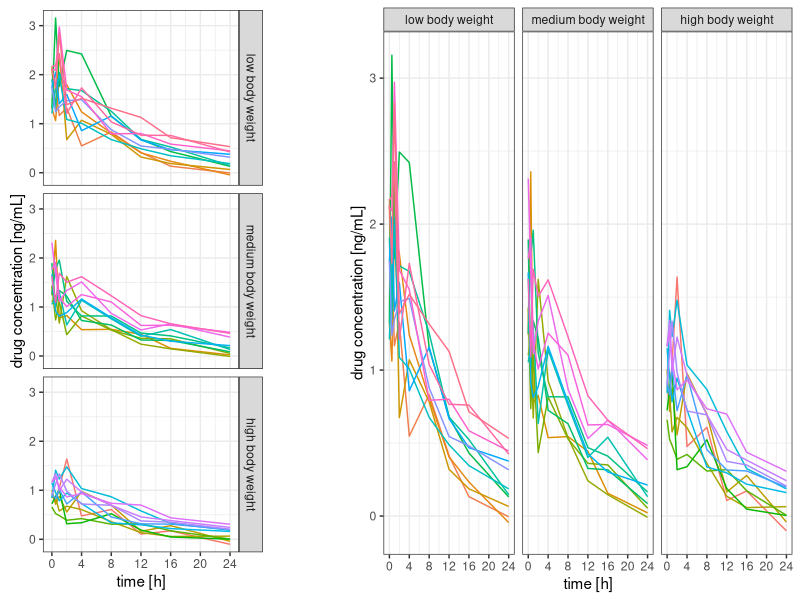
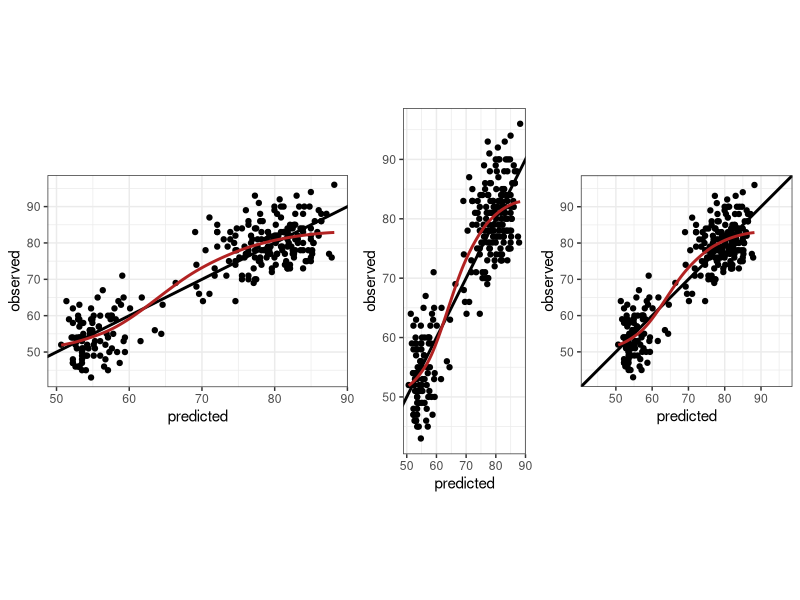
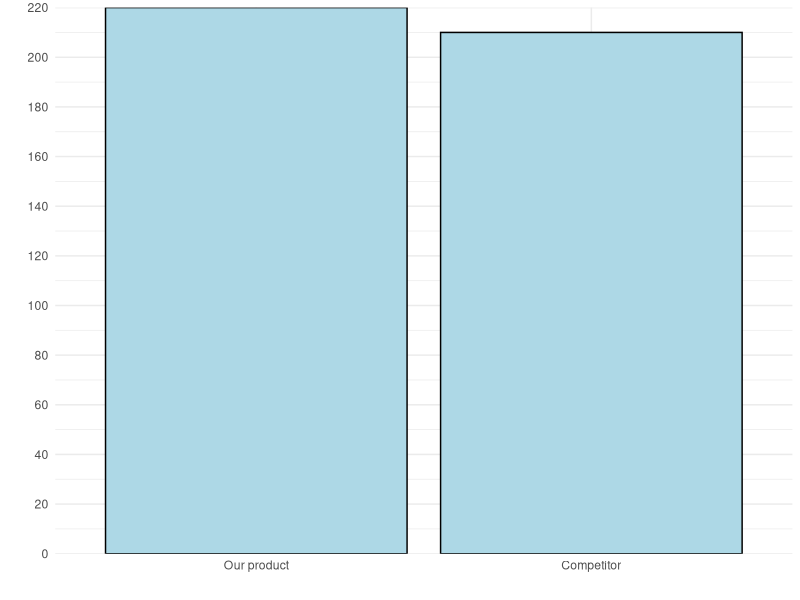
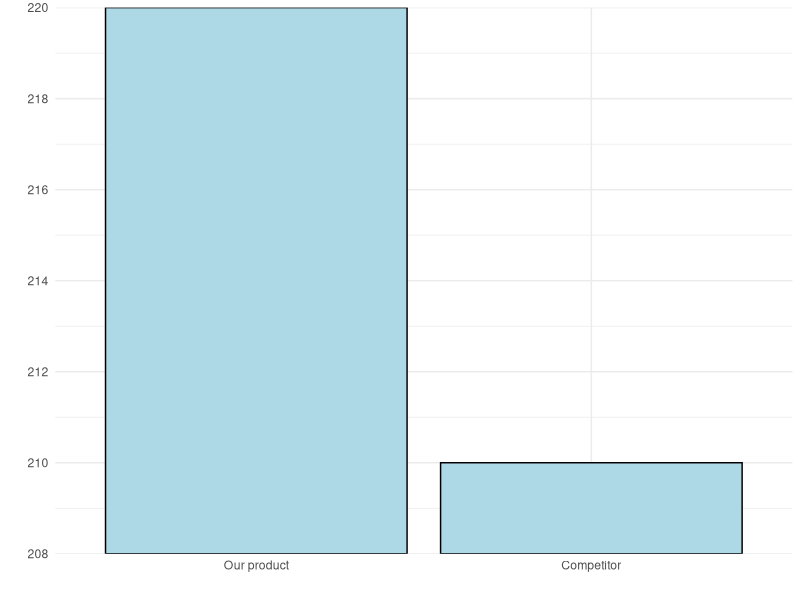
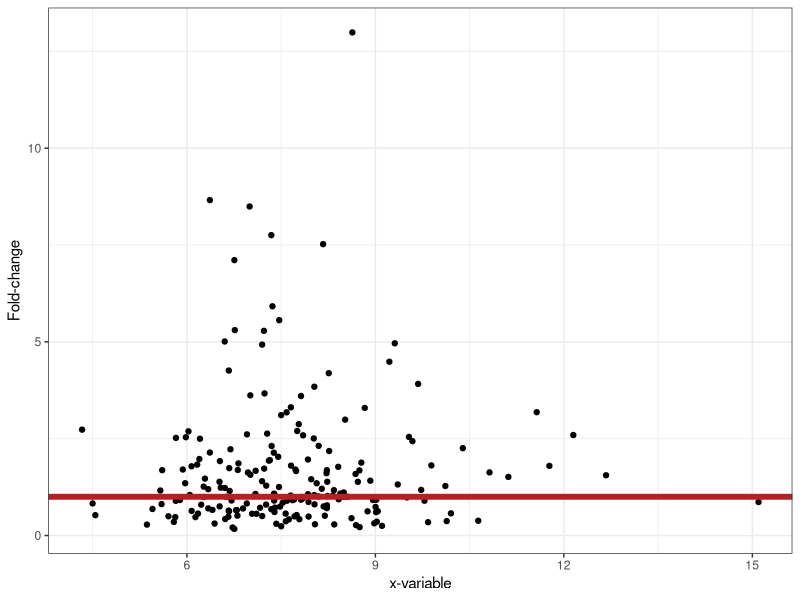
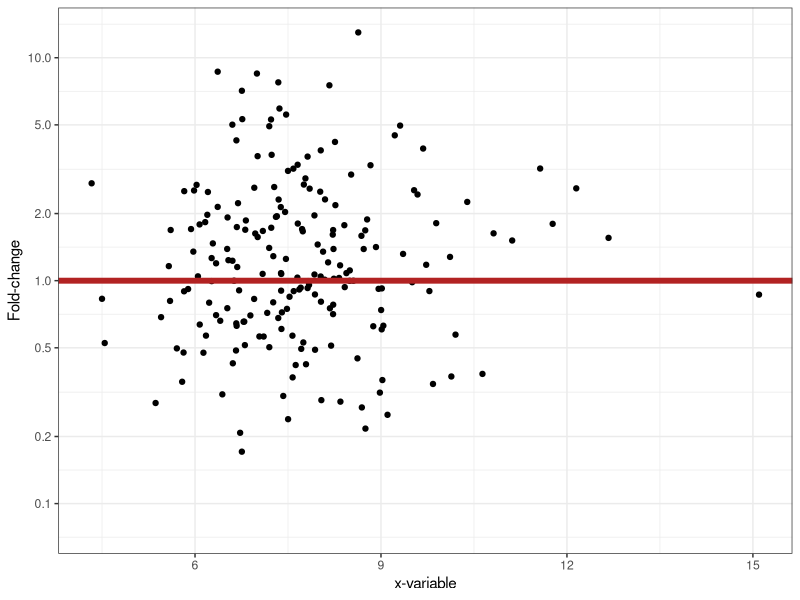
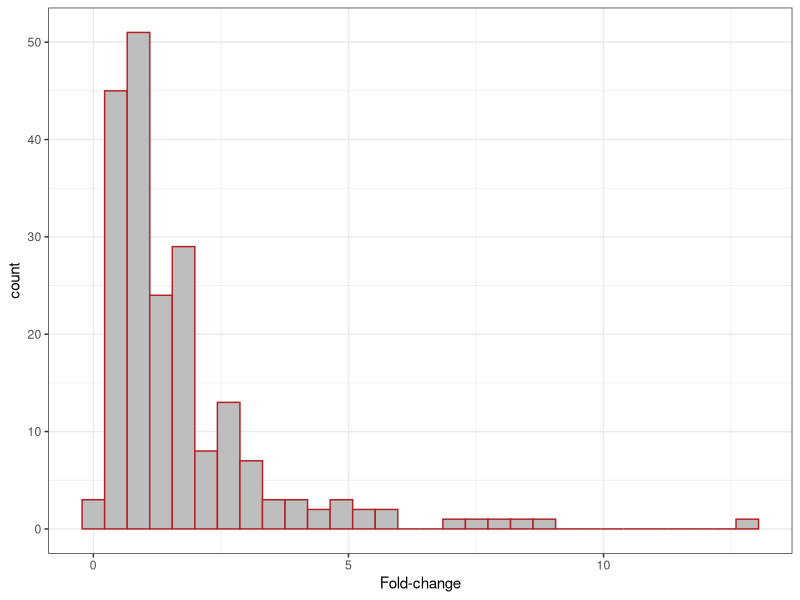
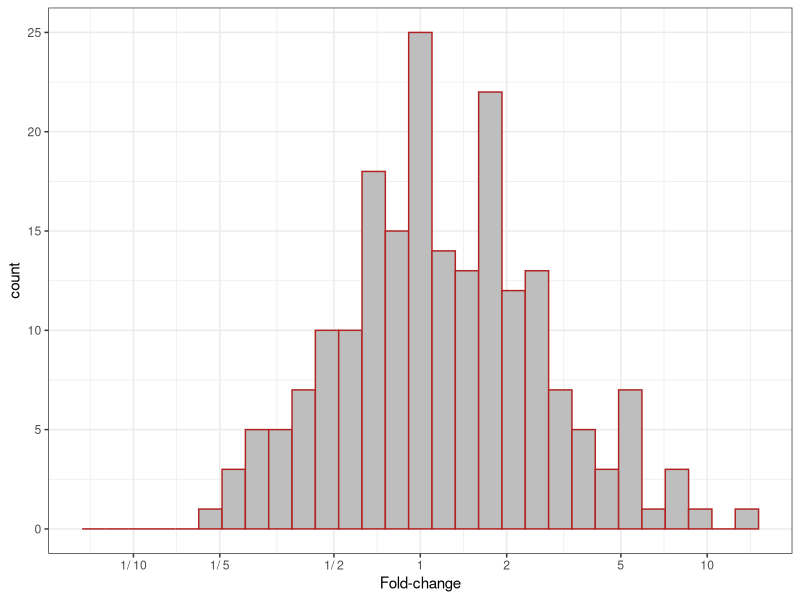

Generate these figures, in order, with R:
## ---- chunk 1
# ---
# Data set creation.

set.seed(93384)

time <- c(0, 0.5, 1, 2, 4, 8, 12, 16, 24)
n <- 32 # no of subjects

data <- expand.grid(ID = 1:n, time = time)

bw <- data.frame(
  ID = sort(unique(data$ID)),
  bw = rlnorm(n, log(75), sdlog = 0.25)
)

bw$bw.category <- cut(bw$bw,
  breaks = quantile(bw$bw, c(0, 0.33, 0.66, 1)),
  labels = paste(c("low", "medium", "high"), "body weight"),
  include.lowest = TRUE
)

data <- merge(data, bw)

data <- data[order(data$ID, data$time), ]

# Simulate drug concentrations as a function of body weight.
data$conc <- 100 / (data$bw^1.0) * exp(-0.085 * data$time) *
  rlnorm(nrow(data), sdlog = 0.25) + # res. error
  (data$ID - mean(data$ID)) / mean(data$ID) / 4 # r. eff

# ---
# Visualisation.
library(ggplot2)

gg <- list()

data$ID <- factor(data$ID)

gg[["3x1"]] <- ggplot(data, aes(x = time, y = conc, group = ID, color = ID)) +
  geom_line()
gg[["3x1"]] <- gg[["3x1"]] + scale_x_continuous(breaks = seq(0, 24, by = 4))
gg[["3x1"]] <- gg[["3x1"]] + theme_bw() + 
  xlab("time [h]") + 
  ylab("drug concentration [ng/mL]")
gg[["3x1"]] <- gg[["3x1"]] + facet_grid(bw.category ~ .)
gg[["3x1"]] <- gg[["3x1"]] + theme(legend.position = "none")

gg[["1x3"]] <- gg[["3x1"]] + facet_grid(. ~ bw.category)

# Add space to the rhs of the first figure for better separation in the cowplot.
gg[["3x1"]] <- gg[["3x1"]] + 
  theme(plot.margin = unit(c(0.5, 4, 0.5, 0.5), "lines"))

# Both figures into a single output figure.
library(cowplot)
plot_grid(gg[[1]], gg[[2]], rel_widths = c(1.5, 2))
## ---- chunk 2
#| message: false
#| warning: false
# Observed vs predicted (any data with comparable x and y will do).

# ---
# Data set.
# Old Faithful Geyser (Yellowstone) data set with eruption duration
#   and waiting time to the next eruption (both in minutes).
data <- data.frame(
  x = faithful$eruptions,
  y = faithful$waiting
)

# ---
# Regression model fit.
fit <- lm(y ~ x, data = data)

# Addition of predicted values to the data set.
data$pred <- predict(fit)

# Range of y and y predicted combined.
r <- range(unlist(data[c("y", "pred")]))

# ---
# Plotting.

library(ggplot2)

gg <- ggplot(data, aes(x = pred, y = y))

# Adding the line of identity, y = x
# (note: plotting it first will add points on top).
gg <- gg + geom_abline(intercept = 0, slope = 1, color = "black", linewidth = 1)

# Adding points, removing grey background.
gg <- gg + geom_point() + theme_bw()

# Adding regression fit (local smoother, loess) of y~x.
gg <- gg + geom_smooth(method = "loess", color = "firebrick", se = FALSE)

# Adding axis labels.
gg <- gg + xlab("predicted") + ylab("observed")

# Aspect ratios are commonly not fixed but adapted to figure size.
#   With dynamic displays, the point of different perception
#   might not be obvious depending on the figure/screen size.
#   To make that point independent of figure height and width,
#     the aspect ratio is fixed in this example.
gg <- gg + coord_fixed(ratio=0.5)

# Copy the figure and fix the aspect ratio to 2, i.e., 
#   one pixel in x corresponds to 2 pixels in y.
gg2 <- gg + coord_fixed(ratio=2)

# Setting the aspect ratio to 1 (1 unit in x and y 
#   corresponds to the same number of pixels) and 
#   setting axis limits to be identical.
gg3 <- gg + coord_fixed(ratio=1, xlim=r, ylim=r)

# Cow (column-wise) plot, combine all figures into one.
library(cowplot)
plot_grid(gg, gg2, gg3, rel_widths = c(4, 2, 3), nrow = 1)
## ---- chunk 3
#| code-fold: true
#| layout-ncol: 2

library(ggplot2)
plot_data <- data.frame(
  type = factor(
    c("Our product", "Competitor"),
    levels = c("Our product", "Competitor")
  ),
  value = c(220, 210)
)

# Original plot
ggplot(plot_data) +
  geom_col(
    mapping = aes(x = type, y = value),
    fill = "lightblue",
    colour = "black"
  ) +
  scale_y_continuous(breaks = seq(0, 220, by = 20), expand = c(0, 0)) +
  labs(x = "", y = "") +
  theme_minimal()

# Offset the y axis
offset <- 208
ggplot(plot_data) +
  geom_col(
    mapping = aes(x = type, y = value - offset),
    fill = "lightblue",
    colour = "black"
  ) +
  scale_y_continuous(
    breaks = seq(0, 14, by = 2),
    labels = seq(0 + offset, 14 + offset, by = 2),
    expand = c(0, 0)
  ) +
  labs(x = "", y = "") +
  theme_minimal()
## ---- chunk 4
#| code-fold: true
#| warning: false
#| message: false
#| layout-ncol: 2
# Naïve plot of y vs x. If there is no change (on average),
# half the data are below the line of no change.
# Asymmetric view, and it depends on y/x or x/y.

set.seed(33838)
x <- data.frame(
  x = rlnorm(200, 2, 0.2),
  y = rlnorm(200, 0.2, 0.75)
)
# Add an outlier manually.
x <- rbind(x, data.frame(x = quantile(x$x, 0.8), y = max(x$y) * 1.5))

# ---
# Plotting.

library(ggplot2)
# Scatterplot of y vs x.
gg <- ggplot(x, aes(x = x, y = y)) +
  geom_point() +
  theme_bw()
gg <- gg + geom_hline(yintercept = 1, color = "firebrick", linewidth = 2)
gg <- gg + xlab("x-variable") + ylab("Fold-change")
gg

# Logarithmic axes, symmetric range (!):
xbr <- c(1 / 10, 1 / 5, 1 / 2, 1, 2, 5, 10)
gg <- gg + scale_y_continuous(
  breaks = xbr, trans = "log10",
  limits = max(abs(x$y))^c(-1, 1)
)
gg

# Second axis:
gg <- gg + scale_y_continuous(
  breaks = xbr,
  labels = paste(100 * xbr, "%", sep = ""),
  trans = "log10",
  limits = max(abs(x$y))^c(-1, 1),
  sec.axis = sec_axis(
    trans = ~ . * 1, breaks = xbr,
    labels = ifelse(xbr < 1, paste("1/", 1 / xbr, sep = ""), xbr)
  )
)

# ---
# Univariate distribution (histogram).

gg <- ggplot(x, aes(x = y)) +
  theme_bw() +
  xlab("Fold-change")
gg <- gg + geom_histogram(color = "firebrick", fill = "gray")
gg

# Symmetric range, log scale.
gg <- gg + scale_x_continuous(
  breaks = xbr,
  labels = ifelse(xbr < 1, paste("1/", 1 / xbr), xbr),
  trans = "log10",
  limits = max(abs(x$x))^c(-1, 1)
)
gg
## ---- chunk 5
# ---
# EU stock markets, year and indices DAX, SMI, CAC, and FTSE.

# Store graphics into a list.
gg.list <- list()

# Prepare the data set (reformat EuStockMarkets that comes with R).
x <- EuStockMarkets
df <- data.frame(
  time = as.vector(time(x)),
  index = rep(colnames(x), rep(nrow(x), ncol(x))),
  value = as.vector(x),
  stringsAsFactors = TRUE
)
df$index2 <- df$index # For use with labels later.

library(ggplot2)

# Standard layout and legend.
gg <- ggplot(df, aes(x = time, y = value, group = index, color = index, label = index2))
gg <- gg + geom_line() + theme_bw()

# Nicer axis tick mark settings.
ax <- pretty(df$time, n = 10)
gg <- gg + scale_x_continuous(limits = range(ax), breaks = ax)
gg <- gg + xlab("year") + ylab("Stock index")

gg.list[[1]] <- gg

# Use the last element of each time series for x,y of the label.
# Use that the last element is the first element of the reversed order,
#   and extract the first element per index by using !duplicated.
y <- df[rev(order(df$time)), ] # descending in time.
y <- y[!duplicated(y$index), ] # first entry per index
y$index2 <- y$index # Create a copy that contains formatted strings.
levels(y$index2)[levels(y$index2) == "FTSE"] <- "\n\nFTSE"
# Add a newline to separate FTSE from DAX.
# Note that the factor level is modified, not the data.

# Drop the legend, move labels into figure.
gg <- gg + geom_text(data = y, hjust = "left", nudge_x = 0.1)
# aes as before, nudge adds space on the lhs.
gg <- gg + theme(legend.position = "none")
gg.list[[2]] <- gg

# ---
# Both figures into a single output figure.

library(cowplot)
plot_grid(gg.list[[1]], gg.list[[2]], rel_widths = c(2.25, 2))
## ---- chunk 6
# Store figures into a list.
gg.list <- list()

library(ggplot2)

x <- mpg # miles per gallon data set.
x$car <- paste(x$manufacturer, x$model)

gg <- ggplot(x, aes(x = car, y = hwy, group = car))
gg <- gg + geom_boxplot() + theme_bw() + xlab("Miles per gallon (highway)")
gg.list[["vertical orientation"]] <- gg

gg.list[["horizontal orientation"]] <- gg + coord_flip()

# ---
# Both figures into a single output figure.

library(cowplot)
plot_grid(gg.list[[1]], gg.list[[2]], rel_widths = c(2, 2.5))
## ---- chunk 7
#| fig-height: 3
# Function for data set generation.
make.data <- function(
    x = c(0, 0.5, 1, 2, 4, 8, 12, 16, 24),
    y = exp(-0.2 * x) - exp(-0.21 * x),
    sd = 0.25, # std dev of y
    seed = 4384590,
    n = 50) {
  # Setting the random number seed for reproducibility.
  set.seed(seed)
  # Creation of x- and y-variables.
  x2 <- rep(x, n)
  y2 <- NULL
  for (i in 1:n) {
    y2 <- c(y2, y * (2 * (n / 4 - i)) + rlnorm(length(y), sd = sd))
  }

  # Creation of an identifier for each profile.
  ID <- factor(rep(1:n, rep(length(y), n)))

  # Composition of the data set.
  df <- data.frame(PD = 100 * y2, time = x, ID = ID)

  # Addition of a baseline variable.
  BL <- df[df$time == 0, c("ID", "PD")]
  names(BL) <- c("ID", "BL")
  df <- merge(df, BL)

  # Addition of change from baseline.
  df$Change <- df$PD - df$BL

  # Definition of treatment.
  df$trt <- ifelse(df$BL > mean(df$BL), "active", " placebo")

  return(df)
}

# Generate the data.
x <- make.data()

# ---
# Figures.

library(ggplot2)
gg <- ggplot(x, aes(x = time, y = Change, group = ID, color = ID))
gg <- gg + theme_bw()
gg <- gg + xlab("Time [h]") + ylab("Change from baseline")
gg <- gg + geom_line(linewidth = 1.1) + theme(legend.position = "none")
gg <- gg + facet_grid(. ~ trt)

# Addition of an auxiliary line at y=0.
gg2 <- gg + geom_hline(yintercept = 0, linewidth = 1.2)

# Symmetric y-axis limits.
gg3 <- gg2 + ylim(c(-1, 1) * max(abs(x$Change)))

# Arranging all plots into one figure.
library(cowplot)
plot_grid(gg, gg2, gg3, nrow = 1)
